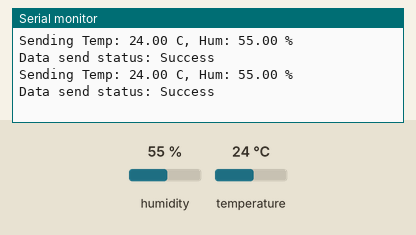
Recording of a sketch running on a simulated ESP32. Parts: the last lines printed to the serial monitor. The inputs (shaded band) are chosen by the test bench; at power-on: humidity 55 %, temperature 24 °C.

Above: at 2.8 s.
2.9 s: humidity set to 22 %
At 4.4 s:
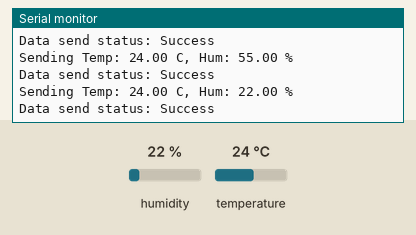
5.6 s: temperature set to 12 °C
At 7.3 s:
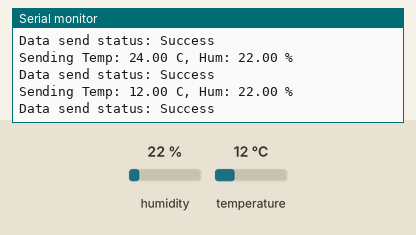
8.3 s: humidity set to 40 %
At 10.8 s:
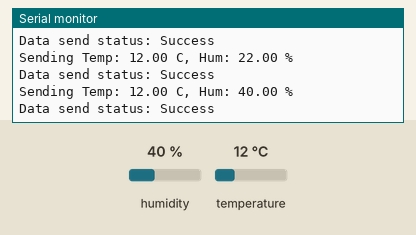
Timing chart, 0 to 12.3 s (numbered marks = the images above; inputs shaded):
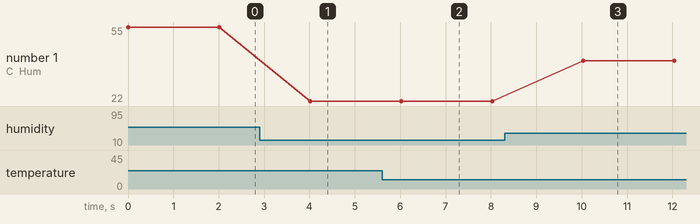

The sketch:

measure-temp-dht22-ESPNOW.ino
```cpp
#include <Wire.h>
#include <DHT.h>
#include <esp_now.h>
#include <WiFi.h>

#define DHTPIN 14         // DHT22センサが接続されているピンの番号
#define DHTTYPE DHT22    // 使用するDHTモデル

DHT dht(DHTPIN, DHTTYPE);

// 送信先のMACアドレス
uint8_t broadcastAddress[] = {0xC0, 0x49, 0xEF, 0xB5, 0x0E, 0xFC};

// 送信データ構造体
struct SensorData {
  float temperature;
  float humidity;
} sensorData;

void OnDataSent(const uint8_t *mac_addr, esp_now_send_status_t status) {
  Serial.print("Data send status: ");
  Serial.println(status == ESP_NOW_SEND_SUCCESS ? "Success" : "Fail");
}

void setup() {
  Serial.begin(115200);
  WiFi.mode(WIFI_STA);

  // ESP-NOWの初期化
  if (esp_now_init() != ESP_OK) {
    Serial.println("Error initializing ESP-NOW");
    return;
  }

  // 送信先のペア設定
  esp_now_peer_info_t peerInfo;
  memcpy(peerInfo.peer_addr, broadcastAddress, 6);
  peerInfo.channel = 0;
  peerInfo.encrypt = false;

  if (esp_now_add_peer(&peerInfo) != ESP_OK) {
    Serial.println("Failed to add peer");
    return;
  }

  // ESP-NOW送信コールバックの登録
  esp_now_register_send_cb(OnDataSent);

  // DHT22の初期化
  dht.begin();
}

void loop() {
  sensorData.humidity = dht.readHumidity();
  sensorData.temperature = dht.readTemperature();

  // 温度と湿度のデータが有効か確認
  if (!isnan(sensorData.temperature) && !isnan(sensorData.humidity)) {
    Serial.print("Sending Temp: ");
    Serial.print(sensorData.temperature);
    Serial.print(" C, Hum: ");
    Serial.print(sensorData.humidity);
    Serial.println(" %");

    // データの送信
    esp_now_send(broadcastAddress, (uint8_t *) &sensorData, sizeof(SensorData));
  } else {
    Serial.println("Failed to read from sensor");
  }

  delay(2000);  // 2秒ごとに測定と送信
}
```

Measured:
- after the input at 2.9 s, the serial monitor: prints a new line after 1.1 s (image 1)
- after the input at 5.6 s, the serial monitor: prints a new line after 0.42 s (image 2)
- after the input at 8.3 s, the serial monitor: prints a new line after 1.7 s (image 3)
- plotted number 1: 55 → 22 after the input at 2.9 s, 22 → 40 after the input at 8.3 s
